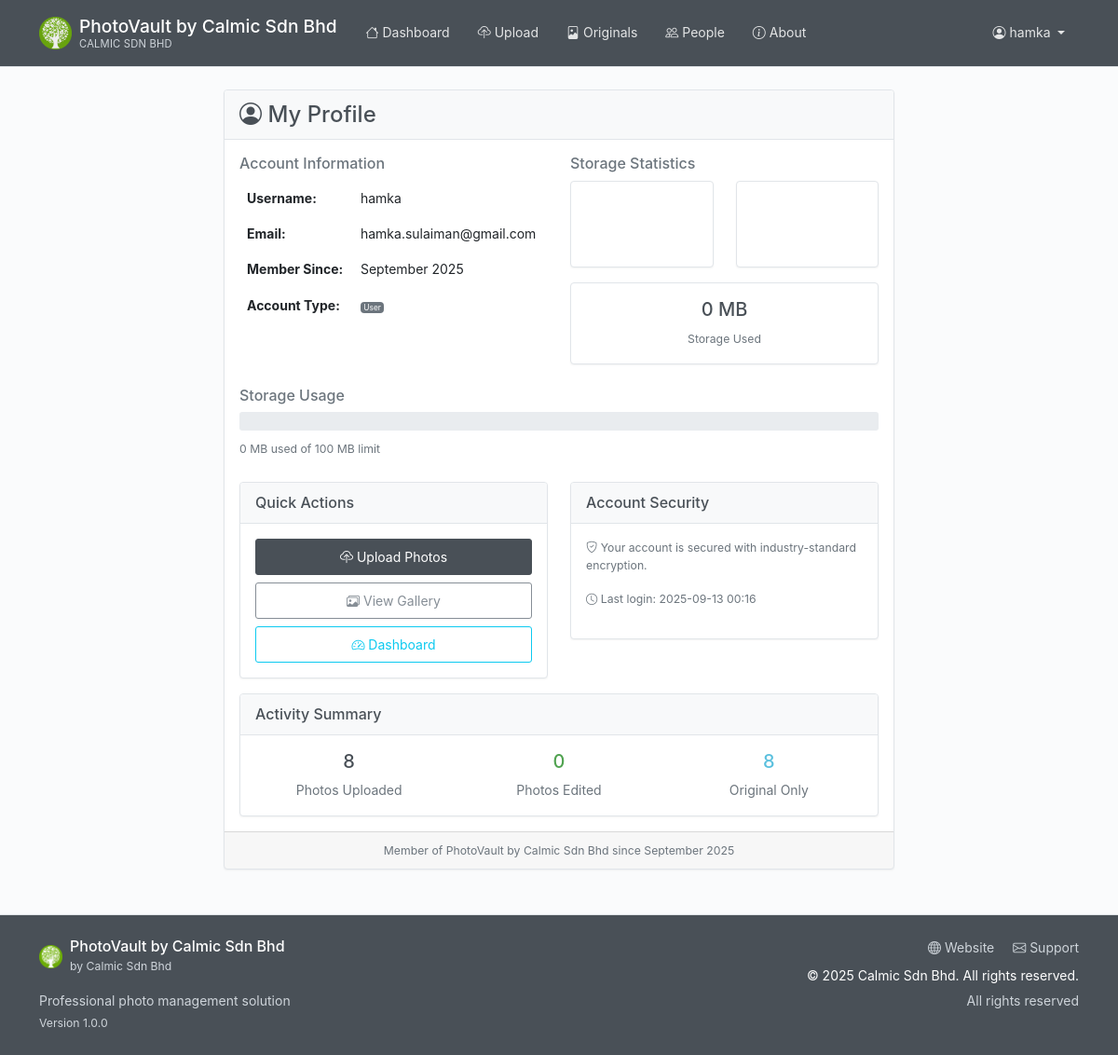
The app's page /profile (signed in) with its own data.
### photovault/models/__init__.py (models this page shows, shortened)
class User(UserMixin, db.Model):
    id = db.Column(db.Integer, primary_key=True)
    username = db.Column(db.String(80), unique=True, nullable=False)
    email = db.Column(db.String(120), unique=True, nullable=False)
    password_hash = db.Column(db.String(200))
    created_at = db.Column(db.DateTime, default=datetime.utcnow)
    is_admin = db.Column(db.Boolean, default=False, nullable=False, server_default='0')
    is_superuser = db.Column(db.Boolean, default=False, nullable=False, server_default='0')
    photos = db.relationship('Photo', backref='owner', lazy=True, cascade='all, delete-orphan')

### photovault/routes/main.py (the view)
@main_bp.route('/profile')
@login_required
def profile():
    user_stats = {
        'total_photos': Photo.query.filter_by(user_id=current_user.id).count(),
        'edited_photos': Photo.query.filter_by(user_id=current_user.id)
                                  .filter(Photo.edited_filename.isnot(None)).count(),
        'total_size': db.session.query(func.sum(Photo.file_size))
                               .filter_by(user_id=current_user.id).scalar() or 0,
        'member_since': current_user.created_at.strftime('%B %Y')
    }
    return render_template('profile.html', stats=user_stats)

### photovault/templates/profile.html (shortened to what this page needs)
{% extends "base.html" %}
{% block content %}
<div class="container">
    <div class="row">
        <div class="col-lg-8 mx-auto">
            <div class="card">
                <div class="card-header">
                    <h4 class="mb-0">
                        <i class="bi bi-person-circle"></i> My Profile
                    </h4>
                </div>
                <div class="card-body">
                    <div class="row mb-4">
                        <div class="col-md-6">
                            <h6 class="text-muted">Account Information</h6>
                            <table class="table table-borderless">
                                <tr>
                                    <td><strong>Username:</strong></td>
                                    <td>{{ current_user.username }}</td>
                                </tr>
                                <tr>
                                    <td><strong>Email:</strong></td>
                                    <td>{{ current_user.email }}</td>
                                </tr>
                                <tr>
                                    <td><strong>Member Since:</strong></td>
                                    <td>{{ stats.member_since }}</td>
                                </tr>
                                <tr>
                                    <td><strong>Account Type:</strong></td>
                                    <td>
                                        {% if current_user.is_superuser %}
                                            <span class="badge bg-danger">Superuser</span>
                                        {% elif current_user.is_admin %}
                                            <span class="badge bg-warning">Administrator</span>
                                        {% else %}
                                            <span class="badge bg-secondary">User</span>
                                        {% endif %}
                                    </td>
                                </tr>
                            </table>
                        </div>
                        <div class="col-md-6">
                            <h6 class="text-muted">Storage Statistics</h6>
                            <div class="row text-center">
                                <div class="col-6 mb-3">
                                    <div class="card bg-primary text-white">
                                        <div class="card-body py-3">
                                            <h4>{{ stats.total_photos }}</h4>
                                            <small>Total Photos</small>
                                        </div>
                                    </div>
                                </div>
                                <div class="col-6 mb-3">
                                    <div class="card bg-success text-white">
                                        <div class="card-body py-3">
                                            <h4>{{ stats.edited_photos }}</h4>
                                            <small>Edited Photos</small>
                                        </div>
                                    </div>
                                </div>
                            </div>
                            <div class="card bg-light">
                                <div class="card-body text-center py-3">
                                    <h5>{{ stats.total_size // (1024 * 1024) }} MB</h5>
                                    <small class="text-muted">Storage Used</small>
                                </div>
                            </div>
                        </div>
                    </div>
                    {% if stats.total_size > 0 %}
                    <div class="mb-4">
                        <h6 class="text-muted">Storage Usage</h6>
                        {% set storage_mb = stats.total_size // (1024 * 1024) %}
                        {% set usage_percent = (storage_mb / 100 * 100) | round(1) %}
                        <div class="progress mb-2" style="height: 20px;">
                        </div>
                        <small class="text-muted">
                            {{ storage_mb }} MB used of 100 MB limit
                        </small>
                    </div>
                    {% endif %}
                    <div class="row">
                        <div class="col-md-6 mb-3">
                            <div class="card">
                                <div class="card-header">
                                    <h6 class="mb-0">Quick Actions</h6>
                                </div>
                                <div class="card-body">
                                    <div class="d-grid gap-2">
                                        <a href="{{ url_for('main.upload') }}" class="btn btn-primary">
                                            <i class="bi bi-cloud-upload"></i> Upload Photos
                                        </a>
                                        <a href="{{ url_for('main.originals') }}" class="btn btn-outline-secondary">
                                            <i class="bi bi-images"></i> View Gallery
                                        </a>
                                        <a href="{{ url_for('main.dashboard') }}" class="btn btn-outline-info">
                                            <i class="bi bi-speedometer2"></i> Dashboard
                                        </a>
                                    </div>
                                </div>
                            </div>
                        </div>
                        <div class="col-md-6 mb-3">
                            <div class="card">
                                <div class="card-header">
                                    <h6 class="mb-0">Account Security</h6>
                                </div>
                                <div class="card-body">
                                    <p class="text-muted small">
                                        <i class="bi bi-shield-check"></i>
                                        Your account is secured with industry-standard encryption.
                                    </p>
                                    <p class="text-muted small">
                                        <i class="bi bi-clock"></i>
                                        Last login: {{ current_user.created_at.strftime('%Y-%m-%d %H:%M') }}
                                    </p>
                                </div>
                            </div>
                        </div>
                    </div>
                    <div class="card">
                        <div class="card-header">
                            <h6 class="mb-0">Activity Summary</h6>
                        </div>
                        <div class="card-body">
                            <div class="row text-center">
                                <div class="col-md-4">
                                    <h5 class="text-primary">{{ stats.total_photos }}</h5>
                                    <p class="text-muted mb-0">Photos Uploaded</p>
                                </div>
                                <div class="col-md-4">
                                    <h5 class="text-success">{{ stats.edited_photos }}</h5>
                                    <p class="text-muted mb-0">Photos Edited</p>
                                </div>
                                <div class="col-md-4">
                                    <h5 class="text-info">{{ stats.total_photos - stats.edited_photos }}</h5>
                                    <p class="text-muted mb-0">Original Only</p>
                                </div>
                            </div>
                        </div>
                    </div>
                </div>
                <div class="card-footer text-center">
                    <small class="text-muted">
                        Member of PhotoVault by Calmic Sdn Bhd since {{ stats.member_since }}
                    </small>
                </div>
            </div>
        </div>
    </div>
</div>
{% endblock %}

### photovault/templates/base.html (shortened to what this page needs)
<!DOCTYPE html>
<html lang="en">
<head>
    <link href="https://cdn.jsdelivr.net/npm/bootstrap@5.1.3/dist/css/bootstrap.min.css" rel="stylesheet"
>
    <link rel="stylesheet" href="https://cdn.jsdelivr.net/npm/bootstrap-icons@1.11.3/font/bootstrap-icons.css">
    <link rel="stylesheet" href="{{ url_for('static', filename='css/style.css') }}">
</head>
<body>
    <nav class="navbar navbar-expand-lg navbar-dark" role="navigation" aria-label="Main navigation">
        <div class="container">
            <a class="navbar-brand d-flex align-items-center" href="{{ url_for('main.index') }}" aria-label="PhotoVault Home">
                <div class="logo-container me-2 d-flex align-items-center">
                    <img src="{{ url_for('static', filename='img/calmic-logo.png') }}"
                         alt="Calmic Logo"
                         height="35"
                         class="logo-img"
                         onload="this.parentNode.querySelector('.logo-fallback').style.display='none';"
                         onerror="this.style.display='none'; this.parentNode.querySelector('.logo-fallback').style.display='flex';">
                </div>
                <div class="brand-text">
                    <div class="brand-name">{{ app_title if app_title else 'PhotoVault' }}</div>
                    <div class="company-name">{{ company_info.name if company_info else 'Calmic Sdn Bhd' }}</div>
                </div>
            </a>
            <div class="collapse navbar-collapse" id="navbarNav">
                {% if current_user.is_authenticated %}
                <div class="navbar-nav me-auto">
                    <a class="nav-link {{ 'active' if request.endpoint == 'main.dashboard' }}"
                       href="{{ url_for('main.dashboard') }}" aria-current="{% if request.endpoint == 'main.dashboard' %}page{% endif %}">
                        <i class="bi bi-house" aria-hidden="true"></i> Dashboard
                    </a>
                    <a class="nav-link {{ 'active' if request.endpoint == 'main.upload' }}"
                       href="{{ url_for('main.upload') }}" aria-current="{% if request.endpoint == 'main.upload' %}page{% endif %}">
                        <i class="bi bi-cloud-upload" aria-hidden="true"></i> Upload
                    </a>
                    <a class="nav-link {{ 'active' if request.endpoint == 'main.originals' }}"
                       href="{{ url_for('main.originals') }}" aria-current="{% if request.endpoint == 'main.originals' %}page{% endif %}">
                        <i class="bi bi-file-image" aria-hidden="true"></i> Originals
                    </a>
                    <a class="nav-link {{ 'active' if request.endpoint == 'main.people' }}"
                       href="{{ url_for('main.people') }}" aria-current="{% if request.endpoint == 'main.people' %}page{% endif %}">
                        <i class="bi bi-people" aria-hidden="true"></i> People
                    </a>
                    <a class="nav-link {{ 'active' if request.endpoint == 'main.about' }}"
                       href="{{ url_for('main.about') }}" aria-current="{% if request.endpoint == 'main.about' %}page{% endif %}">
                        <i class="bi bi-info-circle" aria-hidden="true"></i> About
                    </a>
                </div>
                <div class="navbar-nav ms-auto">
                    <div class="nav-item dropdown">
                        <a class="nav-link dropdown-toggle" href="#" id="userDropdown" role="button"
                           data-bs-toggle="dropdown" aria-expanded="false" aria-label="User menu for {{ current_user.username }}">
                            <i class="bi bi-person-circle" aria-hidden="true"></i>
                            <span class="d-none d-sm-inline">{{ current_user.username }}</span>
                        </a>
                    </div>
                </div>
                {% endif %}
            </div>
        </div>
    </nav>
    <main class="container my-4" id="main-content" role="main">
        {% block content %}{% endblock %}
    </main>
    <footer class="py-4 mt-5" role="contentinfo">
        <div class="container">
            <div class="row">
                <div class="col-md-6 mb-3 mb-md-0">
                    <div class="d-flex align-items-center mb-3">
                        <div class="footer-logo-container me-2 d-flex align-items-center">
                            <img src="{{ url_for('static', filename='img/calmic-logo.png') }}"
                                 alt="Calmic Logo"
                                 height="25"
                                 class="footer-logo-img"
                                 onload="this.parentNode.querySelector('.footer-logo-fallback').style.display='none';"
                                 onerror="this.style.display='none'; this.parentNode.querySelector('.footer-logo-fallback').style.display='flex';">
                        </div>
                        <div>
                            <h6 class="mb-0">{{ app_title if app_title else 'PhotoVault' }}</h6>
                            <small class="text-muted">by {{ company_info.name if company_info else 'Calmic Sdn Bhd' }}</small>
                        </div>
                    </div>
                    <p class="text-muted mb-0">Professional photo management solution</p>
                    {% if app_version %}
                    <small class="text-muted">Version {{ app_version }}</small>
                    {% endif %}
                </div>
                <div class="col-md-6 text-md-end">
                    <div class="mb-2">
                        {% if company_info and company_info.website %}
                        <a href="{{ company_info.website }}" class="text-muted text-decoration-none me-3"
                           target="_blank" rel="noopener noreferrer" aria-label="Visit Calmic website">
                            <i class="bi bi-globe" aria-hidden="true"></i> Website
                        </a>
                        {% endif %}
                        {% if company_info and company_info.support_email %}
                        <a href="mailto:{{ company_info.support_email }}" class="text-muted text-decoration-none"
                           aria-label="Contact support">
                            <i class="bi bi-envelope" aria-hidden="true"></i> Support
                        </a>
                        {% endif %}
                    </div>
                    <p class="mb-1">{{ company_copyright if company_copyright else '© 2025 Calmic Sdn Bhd' }}</p>
                    <p class="text-muted mb-0">All rights reserved</p>
                </div>
            </div>
        </div>
    </footer>
</body>
</html>

### records on screen
User: username "hamka", email "hamka.sulaiman@gmail.com", created_at "2025-09-13 00:16"

### other values on screen
{{ app_title if app_title else 'PhotoVault' }} "PhotoVault by Calmic Sdn Bhd"
{{ company_info.name if company_info else 'Calmic Sdn Bhd' }} "CALMIC SDN BHD"
{{ stats.member_since }} "September 2025"
{{ stats.total_size // (1024 * 1024) }} "0"
{{ storage_mb }} "0"
{{ stats.total_photos }} "8"
{{ stats.edited_photos }} "0"
{{ stats.total_photos - stats.edited_photos }} "8"
{{ company_info.name if company_info else 'Calmic Sdn Bhd' }} "Calmic Sdn Bhd"
{{ app_version }} "1.0.0"
{{ company_copyright if company_copyright else '© 2025 Calmic Sdn Bhd' }} "© 2025 Calmic Sdn Bhd. All rights reserved."
